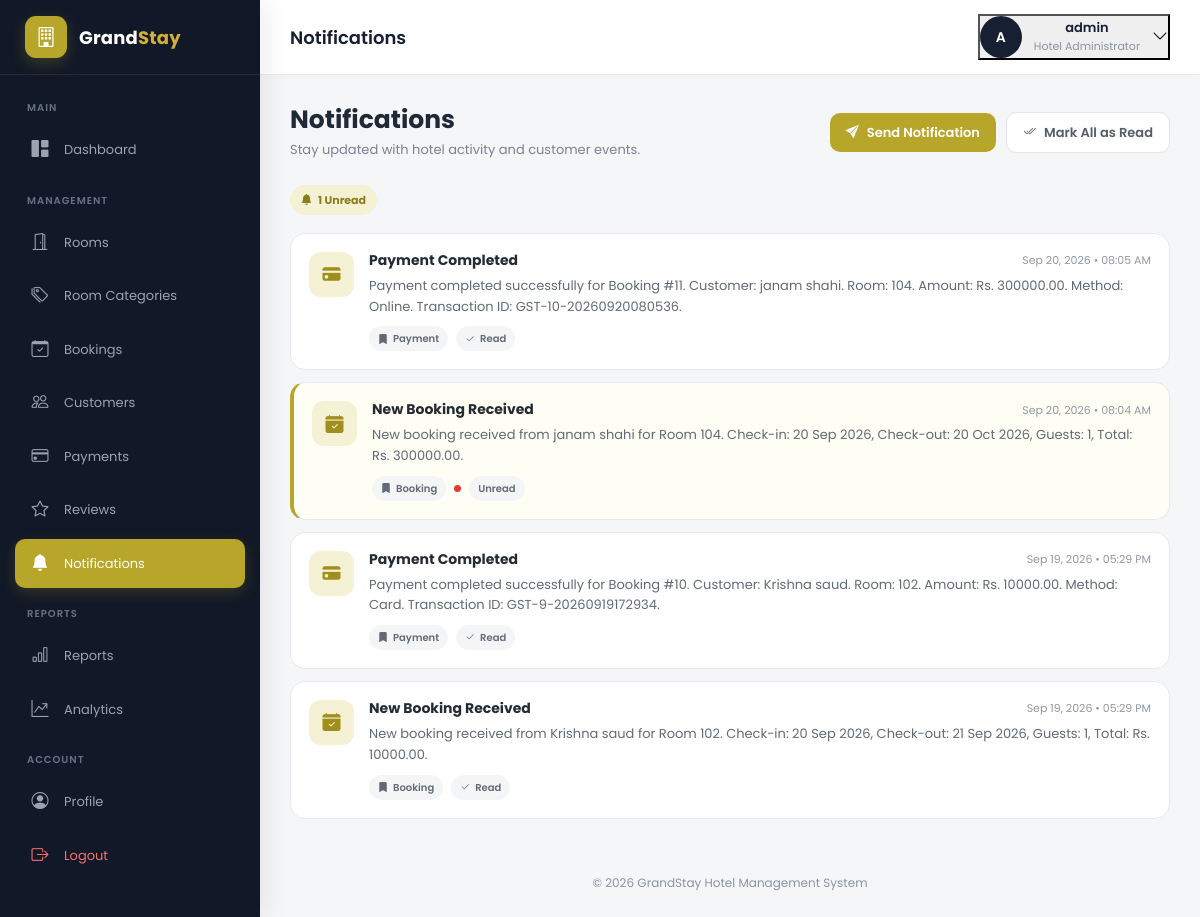
Screenshot of /dashboard/notifications/ (signed in) with the database file from the repository.
### notifications/models.py (models this page shows, shortened)
class Notification(models.Model):
    NOTIFICATION_TYPES = [
        ("general", "General"),
        ("announcement", "Hotel Announcement"),
        ("offer", "Hotel Offer"),
        ("room_offer", "Room Offer"),
        ("special_deal", "Special Deal"),
        ("booking", "Booking"),
        ("payment", "Payment"),
        ("checkout", "Checkout"),
        ("review", "Review"),
    ]
    user = models.ForeignKey(
        User,
        on_delete=models.CASCADE,
        related_name="notifications"
    )
    booking = models.ForeignKey(
        "bookings.Booking",
        on_delete=models.CASCADE,
        related_name="notifications",
        null=True,
        blank=True
    )
    title = models.CharField(
        max_length=200
    )
    message = models.TextField()
    notification_type = models.CharField(
        max_length=50,
        choices=NOTIFICATION_TYPES,
        default="general"
    )
    is_read = models.BooleanField(
        default=False
    )
    created_at = models.DateTimeField(
        auto_now_add=True
    )
    class Meta:
        ordering = [
            "-created_at"
        ]

### dashboard/views.py (the view)
@staff_member_required(
    login_url="dashboard_login"
)
def admin_notifications(request):
    notifications = (
        Notification.objects
        .filter(
            user=request.user
        )
        .order_by(
            "-created_at"
        )
    )
    unread_count = (
        notifications
        .filter(
            is_read=False
        )
        .count()
    )
    return render(
        request,
        "dashboard/notifications.html",
        {
            "notifications":
                notifications,
            "unread_count":
                unread_count,
        }
    )

### templates/dashboard/notifications.html (shortened to what this page needs)
{% extends "dashboard/base.html" %}
{% block navbar_title %}
    Notifications
{% endblock %}
{% block notifications_active %}
    active
{% endblock %}
{% block content %}
<div class="notification-page">
    <div class="notification-header">
        <div>
            <h1>
                Notifications
            </h1>
            <p>
                Stay updated with hotel activity and customer events.
            </p>
        </div>
        <div class="notification-actions">
            <a
                href="{% url 'send_notification' %}"
                class="send-notification-btn"
            >
                <i class="bi bi-send-fill"></i>
                Send Notification
            </a>
            {% if unread_count > 0 %}
                <a
                    href="{% url 'mark_all_admin_notifications_read' %}"
                    class="mark-all-btn"
                >
                    <i class="bi bi-check2-all"></i>
                    Mark All as Read
                </a>
            {% endif %}
        </div>
    </div>
    <div class="notification-summary">
        <span class="summary-badge">
            <i class="bi bi-bell-fill"></i>
            {{ unread_count }} Unread
        </span>
    </div>
    {% if notifications %}
        <div class="notification-list">
            {% for notification in notifications %}
                <a
                    href="{% url 'admin_notification_read' notification.id %}"
                    class="notification-item {% if not notification.is_read %}unread{% endif %}"
                >
                    <div class="notification-icon">
                        {% if notification.notification_type == "booking" %}
                            <i class="bi bi-calendar-check-fill"></i>
                        {% elif notification.notification_type == "payment" %}
                            <i class="bi bi-credit-card-fill"></i>
                        {% elif notification.notification_type == "checkout" %}
                            <i class="bi bi-box-arrow-right"></i>
                        {% elif notification.notification_type == "review" %}
                            <i class="bi bi-star-fill"></i>
                        {% elif notification.notification_type == "offer" %}
                            <i class="bi bi-tag-fill"></i>
                        {% elif notification.notification_type == "room_offer" %}
                            <i class="bi bi-building-fill"></i>
                        {% elif notification.notification_type == "special_deal" %}
                            <i class="bi bi-gift-fill"></i>
                        {% elif notification.notification_type == "announcement" %}
                            <i class="bi bi-megaphone-fill"></i>
                        {% else %}
                            <i class="bi bi-bell-fill"></i>
                        {% endif %}
                    </div>
                    <div class="notification-content">
                        <div class="notification-title-row">
                            <h5 class="notification-title">
                                {{ notification.title }}
                            </h5>
                            <span class="notification-time">
                                {{ notification.created_at|date:"M d, Y • h:i A" }}
                            </span>
                        </div>
                        <p class="notification-message">
                            {{ notification.message }}
                        </p>
                        <div class="notification-meta">
                            <span class="notification-type">
                                <i class="bi bi-bookmark-fill"></i>
                                {{ notification.get_notification_type_display }}
                            </span>
                            {% if not notification.is_read %}
                                <span class="unread-dot"></span>
                                <span class="notification-type">
                                    Unread
                                </span>
                            {% else %}
                                <span class="notification-type">
                                    <i class="bi bi-check2"></i>
                                    Read
                                </span>
                            {% endif %}
                        </div>
                    </div>
                </a>
            {% endfor %}
        </div>
    {% endif %}
</div>
{% endblock %}

### templates/dashboard/base.html (shortened to what this page needs)
{% load static %}
<!DOCTYPE html>
<html lang="en">
<head>
    <link
        href="https://cdn.jsdelivr.net/npm/bootstrap@5.3.3/dist/css/bootstrap.min.css"
        rel="stylesheet"
    >
    <link
        href="https://cdn.jsdelivr.net/npm/bootstrap-icons@1.11.3/font/bootstrap-icons.css"
        rel="stylesheet"
    >
</head>
<body>
<aside
    class="sidebar"
    id="dashboardSidebar"
>
    <div class="sidebar-brand">
        <div class="brand-icon">
            <i class="bi bi-building"></i>
        </div>
        <div class="brand-text">
            Grand<span>Stay</span>
        </div>
    </div>
    <div class="sidebar-menu">
        <div class="menu-title">
            Main
        </div>
        <a
            href="{% url 'dashboard' %}"
            class="menu-link {% block dashboard_active %}{% endblock %}"
        >
            <i class="bi bi-grid-1x2-fill"></i>
            <span>
                Dashboard
            </span>
        </a>
        <div class="menu-title">
            Management
        </div>
        <a
            href="{% url 'manage_rooms' %}"
            class="menu-link {% block rooms_active %}{% endblock %}"
        >
            <i class="bi bi-door-open"></i>
            <span>
                Rooms
            </span>
        </a>
        <a
            href="{% url 'manage_categories' %}"
            class="menu-link {% block categories_active %}{% endblock %}"
        >
            <i class="bi bi-tags"></i>
            <span>
                Room Categories
            </span>
        </a>
        <a
            href="{% url 'manage_bookings' %}"
            class="menu-link {% block bookings_active %}{% endblock %}"
        >
            <i class="bi bi-calendar-check"></i>
            <span>
                Bookings
            </span>
        </a>
        <a
            href="{% url 'manage_customers' %}"
            class="menu-link {% block customers_active %}{% endblock %}"
        >
            <i class="bi bi-people"></i>
            <span>
                Customers
            </span>
        </a>
        <a
            href="{% url 'manage_payments' %}"
            class="menu-link {% block payments_active %}{% endblock %}"
        >
            <i class="bi bi-credit-card"></i>
            <span>
                Payments
            </span>
        </a>
        <a
            href="{% url 'manage_reviews' %}"
            class="menu-link {% block reviews_active %}{% endblock %}"
        >
            <i class="bi bi-star"></i>
            <span>
                Reviews
            </span>
        </a>
        <a
            href="{% url 'admin_notifications' %}"
            class="menu-link notification-menu-link {% block notifications_active %}{% endblock %}"
        >
            <i class="bi bi-bell-fill"></i>
            <span>
                Notifications
            </span>
        </a>
        <div class="menu-title">
            Reports
        </div>
<a
    href="{% url 'reports' %}"
    class="menu-link {% block reports_active %}{% endblock %}"
>
    <i class="bi bi-bar-chart"></i>
    <span>
        Reports
    </span>
</a>
<a
    href="{% url 'analytics' %}"
    class="menu-link {% block analytics_active %}{% endblock %}"
>
    <i class="bi bi-graph-up-arrow"></i>
    <span>
        Analytics
    </span>
</a>
        <div class="menu-title">
            Account
        </div>
<a
    href="{% url 'admin_profile' %}"
    class="menu-link {% block profile_active %}{% endblock %}"
>
    <i class="bi bi-person-circle"></i>
    <span>
        Profile
    </span>
</a>
        <a
            href="{% url 'dashboard_logout' %}"
            class="menu-link logout-link"
        >
            <i class="bi bi-box-arrow-right"></i>
            <span>
                Logout
            </span>
        </a>
    </div>
</aside>
<main class="main-content">
    <nav class="top-navbar">
        <div class="d-flex align-items-center gap-3">
            <div class="page-title">
                {% block navbar_title %}{% endblock %}
            </div>
        </div>
<div class="admin-profile-wrapper">
    <button
        type="button"
        class="admin-profile"
        data-bs-toggle="dropdown"
        aria-expanded="false"
    >
        <div class="admin-avatar">
            {% if request.user.first_name %}
                {{ request.user.first_name|first|upper }}
            {% else %}
                {{ request.user.username|first|upper }}
            {% endif %}
        </div>
        <div class="admin-info">
            <div class="admin-name">
                {% if request.user.get_full_name %}
                    {{ request.user.get_full_name }}
                {% else %}
                    {{ request.user.username }}
                {% endif %}
            </div>
            <div class="admin-role">
                Hotel Administrator
            </div>
        </div>
        <i class="bi bi-chevron-down admin-dropdown-icon"></i>
    </button>
</div>
</nav>
    <div class="content-wrapper">
        {% block content %}
        {% endblock %}
    </div>
    <footer class="dashboard-footer">
        © 2026 GrandStay Hotel Management System
    </footer>
</main>
</body>
</html>

### templates/dashboard/base.html (style rules this page uses)
* { margin: 0; padding: 0; box-sizing: border-box; }
html { scroll-behavior: smooth; }
body { font-family: 'Poppins', sans-serif; background: #f5f6f8; color: #172033; min-height: 100vh; }
a { text-decoration: none; }
button, a { -webkit-tap-highlight-color: transparent; }
.sidebar { position: fixed; left: 0; top: 0; bottom: 0; width: 260px; background: #111827; color: #ffffff; z-index: 1100; transition: all 0.3s ease; overflow-y: auto; overflow-x: hidden; box-shadow: 5px 0 25px rgba(0, 0, 0, 0.08); }
.sidebar-brand { height: 75px; display: flex; align-items: center; padding: 0 25px; border-bottom: 1px solid rgba(255,255,255,0.08); white-space: nowrap; }
.brand-icon { width: 42px; height: 42px; min-width: 42px; border-radius: 11px; display: flex; align-items: center; justify-content: center; background: #b8a62a; color: #ffffff; font-size: 20px; margin-right: 12px; box-shadow: 0 5px 15px rgba(184,166,42,0.25); }
.brand-text { font-size: 18px; font-weight: 700; letter-spacing: 0.2px; }
.brand-text span { color: #d4af37; }
.sidebar-menu { padding: 25px 15px 30px; }
.menu-title { color: #697386; font-size: 10px; font-weight: 600; text-transform: uppercase; letter-spacing: 1px; padding: 0 12px; margin-bottom: 10px; margin-top: 18px; }
.menu-title:first-child { margin-top: 0; }
.menu-link { display: flex; align-items: center; gap: 13px; color: #9ca3af; padding: 12px 14px; border-radius: 10px; margin-bottom: 4px; font-size: 13px; font-weight: 400; transition: all 0.2s ease; position: relative; white-space: nowrap; }
.menu-link i { font-size: 17px; width: 22px; min-width: 22px; text-align: center; }
.menu-link.active { background: #b8a62a; color: #ffffff; box-shadow: 0 5px 15px rgba(184,166,42,0.20); }
.notification-menu-link { justify-content: flex-start; }
.logout-link { color: #f87171; }
.main-content { margin-left: 260px; min-height: 100vh; transition: all 0.3s ease; display: flex; flex-direction: column; }
.top-navbar { height: 75px; background: #ffffff; border-bottom: 1px solid #e8eaf0; display: flex; align-items: center; justify-content: space-between; padding: 0 30px; position: sticky; top: 0; z-index: 900; box-shadow: 0 2px 10px rgba(0,0,0,0.02); }
.page-title { font-size: 18px; font-weight: 600; color: #172033; }
.admin-profile { display: flex; align-items: center; gap: 12px; }
.admin-avatar { width: 42px; height: 42px; min-width: 42px; border-radius: 50%; background: #172033; color: #ffffff; display: flex; align-items: center; justify-content: center; font-weight: 600; font-size: 14px; }
.admin-info { line-height: 1.3; }
.admin-name { font-size: 13px; font-weight: 600; color: #172033; }
.admin-role { font-size: 11px; color: #8b93a3; margin-top: 2px; }
.content-wrapper { padding: 30px; flex: 1; }
.dashboard-footer { padding: 25px 30px; color: #8b93a3; font-size: 12px; text-align: center; background: transparent; }

### rows the page displays
Notification: title "Payment Completed", created_at "Sep 20, 2026 • 08:05 AM", message "Payment completed successfully for Booking #11. Customer: janam shahi. Room: 104. Amount: Rs. 300000.00. Method: Online. Transaction ID: GST-10-20260920080536.", notification_type "Payment", is_read True (drawn)
Notification: title "New Booking Received", created_at "Sep 20, 2026 • 08:04 AM", message "New booking received from janam shahi for Room 104. Check-in: 20 Sep 2026, Check-out: 20 Oct 2026, Guests: 1, Total: Rs. 300000.00.", notification_type "Booking", is_read False (drawn)
Notification: title "Payment Completed", created_at "Sep 19, 2026 • 05:29 PM", message "Payment completed successfully for Booking #10. Customer: Krishna saud. Room: 102. Amount: Rs. 10000.00. Method: Card. Transaction ID: GST-9-20260919172934.", notification_type "Payment", is_read True (drawn)
Notification: title "New Booking Received", created_at "Sep 19, 2026 • 05:29 PM", message "New booking received from Krishna saud for Room 102. Check-in: 20 Sep 2026, Check-out: 21 Sep 2026, Guests: 1, Total: Rs. 10000.00.", notification_type "Booking", is_read True (drawn)

### other values shown
{{ request.user.username|first|upper }} "A"
{{ request.user.username }} "admin"
{{ unread_count }} "1"
